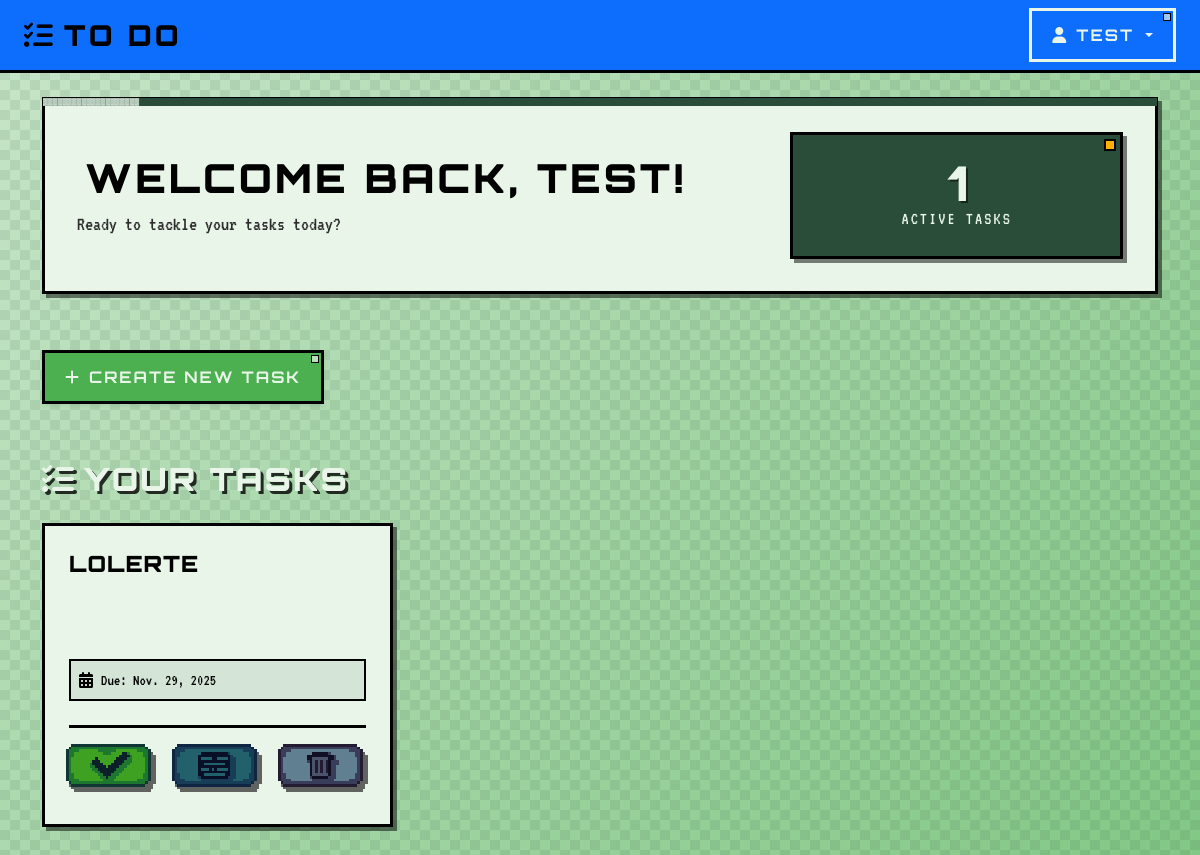
The app's page /15 (signed in) with its own data.
### tasks_app/models.py (models this page shows, shortened)
class User(models.Model):
    username = models.CharField(max_length = 25, unique = True)
    password = models.CharField(max_length = 128)

class Task(models.Model):
    name = models.CharField(max_length = 30)
    description = models.CharField(max_length = 85)
    deadline = models.DateField(null=True, blank=True)
    completed = models.BooleanField(default = False)
    user = models.ForeignKey(User, on_delete=models.CASCADE, related_name = 'tasks')

### tasks_app/views/general_views.py (the view)
# urls.py: path('<int:user_id>', views.user_tasks, name = 'main'),
def user_tasks(request, user_id, completed=False):
    if request.session.get('user_id') != user_id:
        return redirect('index')
    user = get_object_or_404(User, id=user_id)
    tasks = user.tasks.filter(completed=completed)
    template = "completed.html" if completed else "user.html"
    next_url = request.path
    return render(request, template, {
        'user': user,
        'tasks': tasks,
        'next': next_url
    })

### tasks_app/templates/user.html (shortened to what this page needs)
{% extends 'base.html' %}
{% load static %}
{% block content %}
<nav class="navbar navbar-expand-lg navbar-dark bg-primary shadow-sm">
    <div class="container-fluid px-4">
        <a class="navbar-brand fw-bold" href="">
            <i class="fas fa-tasks me-2"></i>To Do
        </a>
        <div class="navbar-nav ms-auto">
            <div class="dropdown">
                <button class="btn btn-outline-light dropdown-toggle" type="button" data-bs-toggle="dropdown">
                    <i class="fas fa-user me-2"></i>{{user.username}}
                </button>
            </div>
        </div>
    </div>
</nav>
<div class="dashboard-bg">
    <div class="container py-4">
        <div class="row mb-4">
            <div class="col-12">
                <div class="welcome-card">
                    <div class="row align-items-center">
                        <div class="col-md-8">
                            <h1 class="welcome-title mb-2">
                                Welcome back, {{user.username}}!
                            </h1>
                            <p class="welcome-subtitle mb-0">Ready to tackle your tasks today?</p>
                        </div>
                        <div class="col-md-4 text-md-end">
                            <div class="task-counter">
                                <span class="counter-number">{{tasks|length}}</span>
                                <span class="counter-label">Active Tasks</span>
                            </div>
                        </div>
                    </div>
                </div>
            </div>
        </div>
        <div class="row mb-4">
            <div class="col-12">
                <div class="action-section">
                    <a href="{% url 'create_task' user.id %}" class="btn btn-success btn-lg shadow-sm">
                        <i class="fas fa-plus me-2"></i>Create New Task
                    </a>
                </div>
            </div>
        </div>
        <div class="row">
            <div class="col-12">
                <div class="section-header mb-4">
                    <h2 class="section-title">
                        <i class="fas fa-list-check me-2"></i>Your Tasks
                    </h2>
                </div>
                {% if tasks %}
                    <div class="tasks-grid">
                        {% for task in tasks %}
                        <div class="task-card">
                            <div class="task-header">
                                <h5 class="task-title">{{task.name}}</h5>
                            </div>
                            <div class="task-body">
                                <p class="task-description">{{task.description}}</p>
                                <div class="task-meta">
                                    <div class="due-date">
                                        <i class="fas fa-calendar-alt me-2"></i>
                                        <span>Due: {{task.deadline}}</span>
                                    </div>
                                </div>
                            </div>
                            <div class="task-actions">
                                <form method="POST" action="{% url 'modify_completition_task' user.id task.id %}?next={{ request.path }}" class="d-inline">
                                    <input type="image" class="action-icon" src="{% static 'Completado.png' %}" alt="Complete" width="90" title="Mark Complete">
                                </form>
                                <a href="{% url 'modify_task' user.id task.id %}?next={{ request.path }}">
                                    <img class="action-icon" src="{% static 'Modificar.png' %}" alt="Update" width="90" title="Edit Task">
                                </a>
                                <form method="POST" action="{% url 'delete_task' user.id task.id %}?next={{ request.path }}" class="d-inline">
                                    <input type="image" class="action-icon" src="{% static 'Eliminar.png' %}" alt="Delete" width="90" onclick="return confirm('Are you sure you want to delete this task?')" title="Delete Task">
                                </form>
                            </div>
                        </div>
                        {% endfor %}
                    </div>
                {% endif %}
            </div>
        </div>
    </div>
</div>
{% endblock %}

### records on screen
User: username "TEST"
Task: name "LOLERTE", deadline "Nov. 29, 2025"

### other values on screen
{{ tasks|length }} "1"
